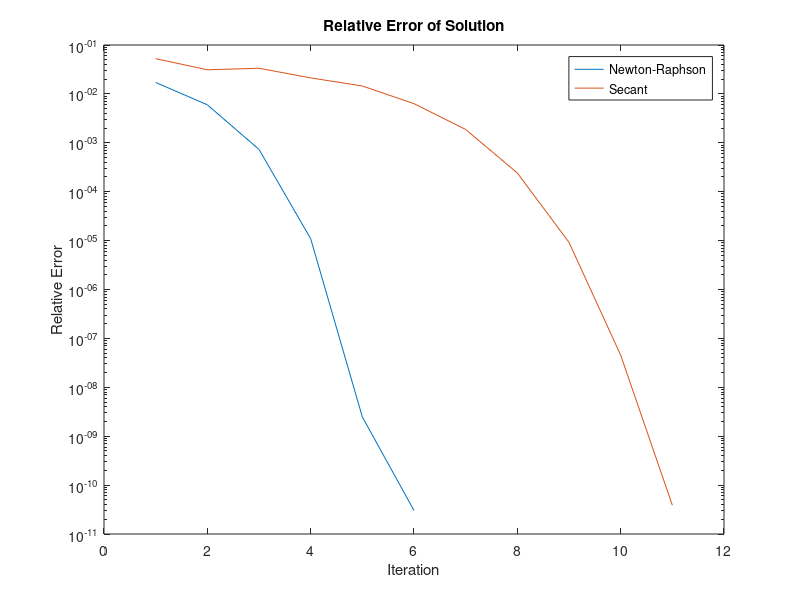

This chart was generated by the following MATLAB code:
%% Question 1
% Define interval [xl xu]
xl = 0.4; xu = 0.48;
% Initialize midpoint
f_xr = 1;
% Initialize counter
i = 1;

% While the function is above tolerance
while abs(f_xr) >= 1e-5
    % Find midpoint of interval
    xr = (xl + xu)/2;
    % Evaluate function at xr, xl, and xu
    f_xr = tan(pi*xr) - xr - 6;
    f_xl = tan(pi*xl) - xl - 6;
    f_xu = tan(pi*xu) - xu - 6;
    % Relative error from previous step
    error = xr - 0.4510472588;
    % Store values for post-processing
    tab(i,:) = [i xl xu xr f_xr error];
    % Find where the function changes sign and assign new interval
    if f_xu > 0 && f_xr < 0     % if sign changes in this domain
        xl = xr;                % Assign xl as a bound
    elseif f_xr > 0 && f_xl < 0 % if sign changes in this domain
        xu = xr;                % Assign xu as a bound
    end
    i = i + 1;  % Update counter
end

% Plotting
x = linspace(0,5,1000);
plot(x,(tan(pi*x) - x - 6));
axis([0 5 -10 10]); title('Function Plot'); ylabel('y'); xlabel('x');


%% Question 2
%% Part a.)
% Define initial guess
xi_1 = 0.48;
% Initialize f(xi)
f_x = 1;
% Initialize counter
k = 1;

% While the function is above tolerance
while abs(f_x) >= 1e-6
    % Limit to 25 iterations
    if k > 25
        return
    end
    % Report table values
    tab2(k,1:2) = [k xi_1];
    % Assign new value x_i+1 to xi
    xi = xi_1;
    % Find value of f(xi)
    f_x = tan(pi*xi) - xi - 6; 
    % Find value of df/dx at xi
    df_dx = pi*sec(pi*xi)^2 - 1;
    % Use N-R equation
    xi_1 = xi - f_x/df_dx;
    % Report table values
    tab2(k,3:4) = [xi_1 xi_1-0.4510472588];
    % Update counter
    k = k + 1;
end


%% Part b
% Define initial guesses
x0 = 0.54;
x1 = 0.48;
% Initialize counter and f(x+1)
k = 1;
f_x1 = 1;
while abs(f_x1) >= 1e-5
    % Limit to 25 iterations
    if k > 25
        return
    end
    % Find value of f(x1)
    f_x1 = tan(pi*x1) - x1 - 6; 
    % Find value of f(x0)
    f_x0 = tan(pi*x0) - x0 - 6;
    % Use Secant equation
    x2 = x1 - f_x1 * (x1-x0)/(f_x1-f_x0);
    tab3(k,:) = [k x1 x2 x2-0.4510472588];
    % Update variables for next iteration
    x0 = x1;
    x1 = x2;
    % Update counter
    k = k + 1;
end

% Plotting for part e.)
figure(1)
semilogy(tab2(:,1)',tab2(:,4)')
hold on
semilogy(tab3(:,1)',tab3(:,4)')
title('Relative Error of Solution'); xlabel('Iteration');
ylabel('Relative Error');
legend('Newton-Raphson','Secant');

%% Question 3
% Define interval [xl xu]
xl = 0.4; xu = 0.48;
% Initialize midpoint
f_xr = 1;
% Initialize counter
i = 1;

% While the function is above tolerance
while abs(f_xr) >= 1e-5
    % Store old f_xr
    f_xr_old = f_xr;
    % Find midpoint of interval
    xr = (xl + xu)/2;
    % Evaluate function at xr, xl, and xu
    f_xr = tan(pi*xr) - xr - 6;
    f_xl = tan(pi*xl) - xl - 6;
    f_xu = tan(pi*xu) - xu - 6;
    % Relative error from previous step
    error = f_xr_old - f_xr;
    % Store values for post-processing
    tab(i,:) = [i xl xu xr f_xr error];
    % Find where the function changes sign and assign new interval
    if f_xu > 0 && f_xr < 0
        xl = xr;
    elseif f_xr > 0 && f_xl < 0
        xu = xr;
    end
    i = i + 1;
end

